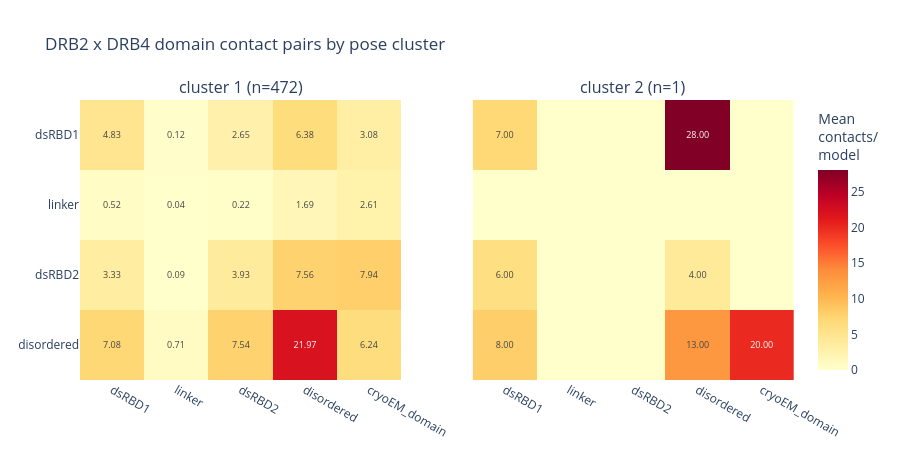

Notebook code for this chart:
### Code cell
# Side-by-side small-multiple comparison, one panel per cluster, shared color scale
# so panels are directly comparable at a glance.
zmax = max((ct / cluster_n_models[c]).values.max() for c, ct in per_cluster_ct.items())

fig = make_subplots(
    rows=1, cols=len(clusters), subplot_titles=[f"cluster {c} (n={cluster_n_models[c]})" for c in clusters],
    shared_yaxes=True,
)
for i, c in enumerate(clusters, start=1):
    rate = per_cluster_ct[c] / cluster_n_models[c]
    fig.add_trace(
        go.Heatmap(
            z=rate.values, x=DRB4_LABELS, y=DRB2_LABELS, colorscale="YlOrRd",
            zmin=0, zmax=zmax, showscale=(i == len(clusters)),
            text=[[f"{v:.2f}" if v > 0 else "" for v in row] for row in rate.values],
            texttemplate="%{text}", textfont=dict(size=9),
            hovertemplate=f"cluster {c}<br>DRB2: %{{y}}<br>DRB4: %{{x}}<br>%{{z:.3f}} contacts/model<extra></extra>",
            colorbar=dict(title="Mean<br>contacts/<br>model"),
        ),
        row=1, col=i,
    )
fig.update_yaxes(autorange="reversed")
fig.update_layout(
    title="DRB2 x DRB4 domain contact pairs by pose cluster",
    template=TEMPLATE, width=max(900, 320 * len(clusters)), height=460,
)
save_fig(fig, "drb2_drb4_domain_heatmap_by_cluster_sidebyside.html", "per_cluster")

### Figure 1 — Plotly figure (JSON) as saved in the notebook; plotly's stock layout.template omitted (floating-point values rounded to 4 significant figures)
{"data": [{"colorbar": {"title": {"text": "Mean<br>contacts/<br>model"}}, "colorscale": [[0.0, "rgb(255,255,204)"], [0.125, "rgb(255,237,160)"], [0.25, "rgb(254,217,118)"], [0.375, "rgb(254,178,76)"], [0.5, "rgb(253,141,60)"], [0.625, "rgb(252,78,42)"], [0.75, "rgb(227,26,28)"], [0.875, "rgb(189,0,38)"], [1.0, "rgb(128,0,38)"]], "hovertemplate": "cluster 1<br>DRB2: %{y}<br>DRB4: %{x}<br>%{z:.3f} contacts/model<extra></extra>", "showscale": false, "text": [["4.83", "0.12", "2.65", "6.38", "3.08"], ["0.52", "0.04", "0.22", "1.69", "2.61"], ["3.33", "0.09", "3.93", "7.56", "7.94"], ["7.08", "0.71", "7.54", "21.97", "6.24"]], "textfont": {"size": 9}, "texttemplate": "%{text}", "type": "heatmap", "x": ["dsRBD1", "linker", "dsRBD2", "disordered", "cryoEM_domain"], "xaxis": "x", "y": ["dsRBD1", "linker", "dsRBD2", "disordered"], "yaxis": "y", "z": [[4.826, 0.125, 2.65, 6.377, 3.078], [0.5212, 0.04449, 0.2225, 1.689, 2.608], [3.326, 0.08898, 3.928, 7.555, 7.941], [7.081, 0.7097, 7.542, 21.97, 6.235]], "zmax": 28.0, "zmin": 0}, {"colorbar": {"title": {"text": "Mean<br>contacts/<br>model"}}, "colorscale": [[0.0, "rgb(255,255,204)"], [0.125, "rgb(255,237,160)"], [0.25, "rgb(254,217,118)"], [0.375, "rgb(254,178,76)"], [0.5, "rgb(253,141,60)"], [0.625, "rgb(252,78,42)"], [0.75, "rgb(227,26,28)"], [0.875, "rgb(189,0,38)"], [1.0, "rgb(128,0,38)"]], "hovertemplate": "cluster 2<br>DRB2: %{y}<br>DRB4: %{x}<br>%{z:.3f} contacts/model<extra></extra>", "showscale": true, "text": [["7.00", "", "", "28.00", ""], ["", "", "", "", ""], ["6.00", "", "", "4.00", ""], ["8.00", "", "", "13.00", "20.00"]], "textfont": {"size": 9}, "texttemplate": "%{text}", "type": "heatmap", "x": ["dsRBD1", "linker", "dsRBD2", "disordered", "cryoEM_domain"], "xaxis": "x2", "y": ["dsRBD1", "linker", "dsRBD2", "disordered"], "yaxis": "y2", "z": [[7.0, 0.0, 0.0, 28.0, 0.0], [0.0, 0.0, 0.0, 0.0, 0.0], [6.0, 0.0, 0.0, 4.0, 0.0], [8.0, 0.0, 0.0, 13.0, 20.0]], "zmax": 28.0, "zmin": 0}], "layout": {"annotations": [{"font": {"size": 16}, "showarrow": false, "text": "cluster 1 (n=472)", "x": 0.225, "xanchor": "center", "xref": "paper", "y": 1.0, "yanchor": "bottom", "yref": "paper"}, {"font": {"size": 16}, "showarrow": false, "text": "cluster 2 (n=1)", "x": 0.775, "xanchor": "center", "xref": "paper", "y": 1.0, "yanchor": "bottom", "yref": "paper"}], "height": 460, "title": {"text": "DRB2 x DRB4 domain contact pairs by pose cluster"}, "width": 900, "xaxis": {"anchor": "y", "domain": [0.0, 0.45]}, "xaxis2": {"anchor": "y2", "domain": [0.55, 1.0]}, "yaxis": {"anchor": "x", "autorange": "reversed", "domain": [0.0, 1.0]}, "yaxis2": {"anchor": "x2", "autorange": "reversed", "domain": [0.0, 1.0], "matches": "y", "showticklabels": false}}}
